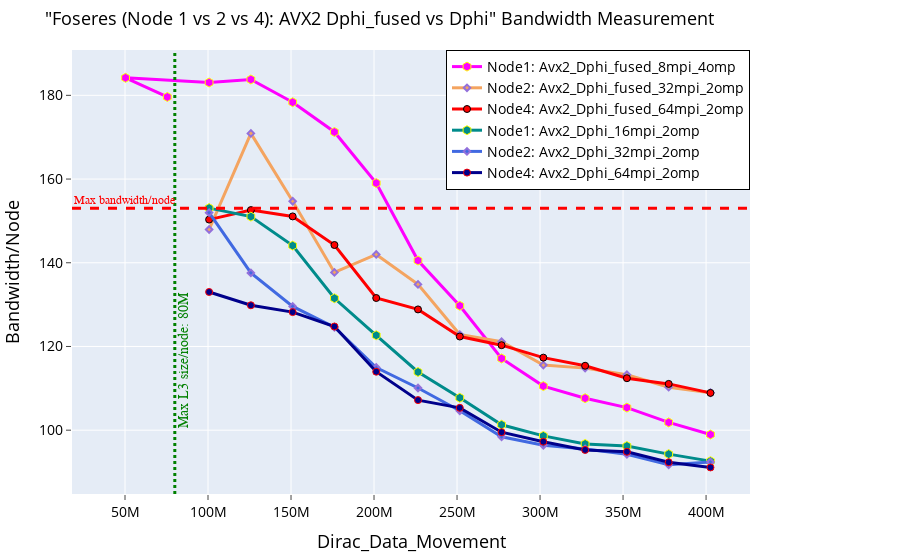

The cell this chart's notebook holds for it:
### Code cell
# AVX2 Fused Cases
fig = go.Figure()
fig.add_trace(go.Scatter(x=(dfn1AvxFusNonProb_8mpi_4omp.Dirc_Data_Mov*(dfn1AvxFusNonProb_8mpi_4omp.MPI_size)), 
                         y=(dfn1AvxFusNonProb_8mpi_4omp.BAND*(dfn1AvxFusNonProb_8mpi_4omp.MPI_size)), 
                         mode='lines+markers', 
                         name='Node1: Avx2_Dphi_fused_8mpi_4omp',
                         line=dict(color='magenta',width=3),
                         marker=dict(symbol='hexagon',size=9, line=dict(color='yellow',width=1))))

fig.add_trace(go.Scatter(x=(dfn2AvxFusNonProb_32mpi_2omp.Dirc_Data_Mov*(dfn2AvxFusNonProb_32mpi_2omp.MPI_size/2)), 
                         y=(dfn2AvxFusNonProb_32mpi_2omp.BAND*(dfn2AvxFusNonProb_32mpi_2omp.MPI_size/2)), 
                         mode='lines+markers', 
                         name='Node2: Avx2_Dphi_fused_32mpi_2omp',
                         line=dict(color='sandybrown',width=3),
                         marker=dict(symbol='diamond',size=5,line=dict(color='MediumPurple',width=2))))

fig.add_trace(go.Scatter(x=(dfn4AvxFusNonProb_64mpi_2omp.Dirc_Data_Mov*(dfn4AvxFusNonProb_64mpi_2omp.MPI_size/4)), 
                         y=(dfn4AvxFusNonProb_64mpi_2omp.BAND*(dfn4AvxFusNonProb_64mpi_2omp.MPI_size/4)), 
                         mode='lines+markers', 
                         name='Node4: Avx2_Dphi_fused_64mpi_2omp',
                         line=dict(color='red',width=3),
                         marker=dict(symbol='circle',size=7, line=dict(color='black',width=1))))

# AVX-2 Non-fused Cases
fig.add_trace(go.Scatter(x=(dfn1AvxNonFusNonProb_16mpi_2omp.Dirc_Data_Mov*(dfn1AvxNonFusNonProb_16mpi_2omp.MPI_size)), 
                         y=(dfn1AvxNonFusNonProb_16mpi_2omp.BAND*(dfn1AvxNonFusNonProb_16mpi_2omp.MPI_size)), 
                         mode='lines+markers', 
                         name='Node1: Avx2_Dphi_16mpi_2omp',
                         line=dict(color='darkcyan',width=3),
                         marker=dict(symbol='hexagon',size=9, line=dict(color='yellow',width=1))))

fig.add_trace(go.Scatter(x=(dfn2AvxNonFusNonProb_32mpi_2omp.Dirc_Data_Mov*(dfn2AvxNonFusNonProb_32mpi_2omp.MPI_size/2)), 
                         y=(dfn2AvxNonFusNonProb_32mpi_2omp.BAND*(dfn2AvxNonFusNonProb_32mpi_2omp.MPI_size/2)), 
                         mode='lines+markers', 
                         name='Node2: Avx2_Dphi_32mpi_2omp',
                         line=dict(color='royalblue',width=3),
                         marker=dict(symbol='diamond',size=5,line=dict(color='MediumPurple',width=2))))

fig.add_trace(go.Scatter(x=(dfn4AvxNonFusNonProb_64mpi_2omp.Dirc_Data_Mov*(dfn4AvxNonFusNonProb_64mpi_2omp.MPI_size/4)), 
                         y=(dfn4AvxNonFusNonProb_64mpi_2omp.BAND*(dfn4AvxNonFusNonProb_64mpi_2omp.MPI_size/4)), 
                         mode='lines+markers', 
                         name='Node4: Avx2_Dphi_64mpi_2omp',
                         line=dict(color='darkblue',width=3),
                         marker=dict(symbol='circle',size=7, line=dict(color='red',width=1))))


# Adding vertical and horizontal lines 
fig.add_vline(x=80e6, line_width=3, line_dash="dot", line_color="green")
fig.add_hline(y=153, line_width=3, line_dash="dash", line_color="red")

# Add annotation with arrow
fig.add_annotation(
    x=80e6,
    y=100,
    text='Max L3 size/node: 80M',
    xanchor='left',  # Anchor the text to the left side of the annotation point
    yanchor='bottom',
    showarrow=False,
    arrowhead=1,
    arrowsize=1,
    arrowwidth=2,
    arrowcolor="#636363",
    ax=-60,  # Move the text 60 units to the left
    ay=-30,
    font=dict(size=14, color="green", family="Sans Serif"),
    align="left",
    textangle=-90,  # Rotate the text 90 degrees counter-clockwise
)


fig.add_annotation(
    x='50e6'
    , y=153
    , text=f'Max bandwidth/node'
    , yanchor='bottom'
    , showarrow=False
    , arrowhead=1
    , arrowsize=1
    , arrowwidth=2
    , arrowcolor="#636363"
    , ax=-20
    , ay=-30
    , font=dict(size=12, color="red", family="Sans Serif")
    , align="left"
    ,)





fig.update_layout(
    title=dict(text='"Foseres (Node 1 vs 2 vs 4): AVX2 Dphi_fused vs Dphi" Bandwidth Measurement',
               font=dict(color="black", size=18)),  # Set title text color to black
    xaxis_title=dict(text='Dirac_Data_Movement', font=dict(color="black", size=18)), 
    yaxis_title=dict(text='Bandwidth/Node', font=dict(color="black", size=18)), 
    xaxis=dict(ticks="outside", tickfont=dict(color="black", size=14)),  # Set font color for x-axis ticks
    yaxis=dict(ticks="outside", tickfont=dict(color="black", size=14)),  # Set font color for y-axis ticks
    legend=go.layout.Legend(bordercolor="black", borderwidth=1, x=1, xanchor="right", y=1, yanchor="top",
                            font=dict(color="black", size=14)),  # Set legend text color to black
    margin=dict(l=50, r=150, t=50, b=50)  # Adjust the left and right margins
)

### Figure 1 — Plotly figure (JSON) as saved in the notebook; plotly's stock layout.template omitted (floating-point values rounded to 4 significant figures)
{"data": [{"line": {"color": "magenta", "width": 3}, "marker": {"line": {"color": "yellow", "width": 1}, "size": 9, "symbol": "hexagon"}, "mode": "lines+markers", "name": "Node1: Avx2_Dphi_fused_8mpi_4omp", "type": "scatter", "x": [75497472, 50331648, 100663296, 125829120, 150994944, 176160768, 201326592, 226492416, 251658240, 276824064, 301989888, 327155712, 352321536, 377487360, 402653184], "y": [179.6, 184.2, 183.1, 183.8, 178.4, 171.3, 159.0, 140.5, 129.7, 117.1, 110.5, 107.6, 105.4, 101.9, 98.96]}, {"line": {"color": "sandybrown", "width": 3}, "marker": {"line": {"color": "MediumPurple", "width": 2}, "size": 5, "symbol": "diamond"}, "mode": "lines+markers", "name": "Node2: Avx2_Dphi_fused_32mpi_2omp", "type": "scatter", "x": [100663296, 125829120, 150994944, 176160768, 201326592, 226492416, 251658240, 276824064, 301989888, 327155712, 352321536, 377487360, 402653184], "y": [147.9, 170.9, 154.7, 137.7, 142.0, 134.8, 122.8, 121.1, 115.5, 114.8, 113.3, 110.3, 108.9]}, {"line": {"color": "red", "width": 3}, "marker": {"line": {"color": "black", "width": 1}, "size": 7, "symbol": "circle"}, "mode": "lines+markers", "name": "Node4: Avx2_Dphi_fused_64mpi_2omp", "type": "scatter", "x": [100663296, 125829120, 150994944, 176160768, 201326592, 226492416, 251658240, 276824064, 301989888, 327155712, 352321536, 377487360, 402653184], "y": [150.3, 152.6, 151.1, 144.2, 131.6, 128.9, 122.4, 120.3, 117.3, 115.4, 112.4, 111.1, 108.9]}, {"line": {"color": "darkcyan", "width": 3}, "marker": {"line": {"color": "yellow", "width": 1}, "size": 9, "symbol": "hexagon"}, "mode": "lines+markers", "name": "Node1: Avx2_Dphi_16mpi_2omp", "type": "scatter", "x": [100663296, 125829120, 150994944, 176160768, 201326592, 226492416, 251658240, 276824064, 301989888, 327155712, 352321536, 377487360, 402653184], "y": [153.1, 151.0, 144.1, 131.5, 122.7, 113.9, 107.7, 101.3, 98.64, 96.71, 96.22, 94.28, 92.6]}, {"line": {"color": "royalblue", "width": 3}, "marker": {"line": {"color": "MediumPurple", "width": 2}, "size": 5, "symbol": "diamond"}, "mode": "lines+markers", "name": "Node2: Avx2_Dphi_32mpi_2omp", "type": "scatter", "x": [100663296, 125829120, 150994944, 176160768, 201326592, 226492416, 251658240, 276824064, 301989888, 327155712, 352321536, 377487360, 402653184], "y": [152.0, 137.6, 129.6, 124.6, 115.0, 110.1, 104.6, 98.41, 96.41, 95.51, 94.24, 91.72, 92.4]}, {"line": {"color": "darkblue", "width": 3}, "marker": {"line": {"color": "red", "width": 1}, "size": 7, "symbol": "circle"}, "mode": "lines+markers", "name": "Node4: Avx2_Dphi_64mpi_2omp", "type": "scatter", "x": [100663296, 125829120, 150994944, 176160768, 201326592, 226492416, 251658240, 276824064, 301989888, 327155712, 352321536, 377487360, 402653184], "y": [133.0, 129.8, 128.2, 124.8, 114.0, 107.2, 105.3, 99.52, 97.25, 95.28, 94.84, 92.34, 91.1]}], "layout": {"annotations": [{"align": "left", "arrowcolor": "#636363", "arrowhead": 1, "arrowsize": 1, "arrowwidth": 2, "ax": -60, "ay": -30, "font": {"color": "green", "family": "Sans Serif", "size": 14}, "showarrow": false, "text": "Max L3 size/node: 80M", "textangle": -90, "x": 80000000, "xanchor": "left", "y": 100, "yanchor": "bottom"}, {"align": "left", "arrowcolor": "#636363", "arrowhead": 1, "arrowsize": 1, "arrowwidth": 2, "ax": -20, "ay": -30, "font": {"color": "red", "family": "Sans Serif", "size": 12}, "showarrow": false, "text": "Max bandwidth/node", "x": "50e6", "y": 153, "yanchor": "bottom"}], "legend": {"bordercolor": "black", "borderwidth": 1, "font": {"color": "black", "size": 14}, "x": 1, "xanchor": "right", "y": 1, "yanchor": "top"}, "margin": {"b": 50, "l": 50, "r": 150, "t": 50}, "shapes": [{"line": {"color": "green", "dash": "dot", "width": 3}, "type": "line", "x0": 80000000, "x1": 80000000, "xref": "x", "y0": 0, "y1": 1, "yref": "y domain"}, {"line": {"color": "red", "dash": "dash", "width": 3}, "type": "line", "x0": 0, "x1": 1, "xref": "x domain", "y0": 153, "y1": 153, "yref": "y"}], "title": {"font": {"color": "black", "size": 18}, "text": "\"Foseres (Node 1 vs 2 vs 4): AVX2 Dphi_fused vs Dphi\" Bandwidth Measurement"}, "xaxis": {"tickfont": {"color": "black", "size": 14}, "ticks": "outside", "title": {"font": {"color": "black", "size": 18}, "text": "Dirac_Data_Movement"}}, "yaxis": {"tickfont": {"color": "black", "size": 14}, "ticks": "outside", "title": {"font": {"color": "black", "size": 18}, "text": "Bandwidth/Node"}}}}
